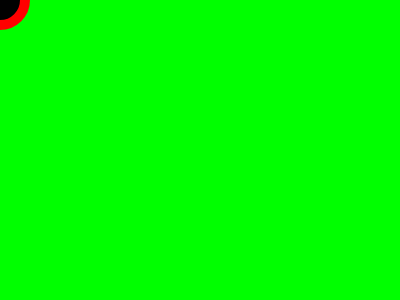
Frame 1 (no input)
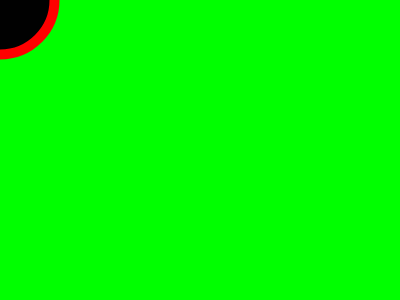
Frame 60 (no input)
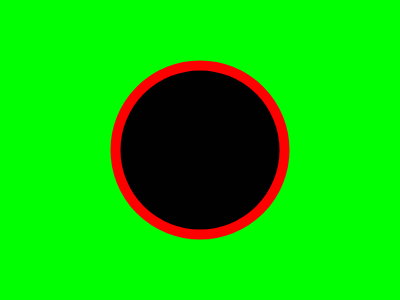
Frame 120 (the mouse pressed at the canvas centre since frame 60)

The p5.js sketch that drew these frames (run headless with seeded random() and noise() and a simulated clock; from frame 60 on, the mouse is pressed at the canvas centre):

// p5.js sketch
// ── sketch.js
//2016 07 20 Fondo verde con elipse q sigue al  mouse

//declaro variable diametro
var diametro;

//asigno valor
diametro = 50;

//hay variables locales y globales. (adentro y fuera de una funcion)

//para ejecutar una funcion blabla() hay q poneral dentro de setup o draw


function setup() {
  
  
  //createCanvas(dimesionhorizontal,Dimensionvertical);
  createCanvas(400,300);
  //background (red,green,blue);
  background (0,255,0);
}

//se ejecuta luego de setup y se ejecuta 60 veces por segundo
function draw() {
  //dibuja una elipse (posicion en x, y, ancho , alto)
  //pncel por defecto es de un pinxel de ancho negro y relleno blanco
  //noFill(); lo deja sin relleno
  
  var anchoBorde= 10;
  
   //para no ver la estela del elipse
    background (0,255,0);
  
  estilo1();
  
  diametro = diametro + 1;
  
  
}

function estilo1(){
 //definir el tamaño del borde
  //strokeWeight(px);
  strokeWeight(10);
  //color del borde
  stroke (255,0,0);
  fill(1,1,1);
  ellipse(mouseX,mouseY,diametro,diametro); 
}

function estilo2(){
 //definir el tamaño del borde
  //strokeWeight(px);
  strokeWeight(10);
  //color del borde
  stroke (255,255,0);
  fill(1,1,1);
  ellipse(mouseX,mouseY,diametro,diametro); 
}
